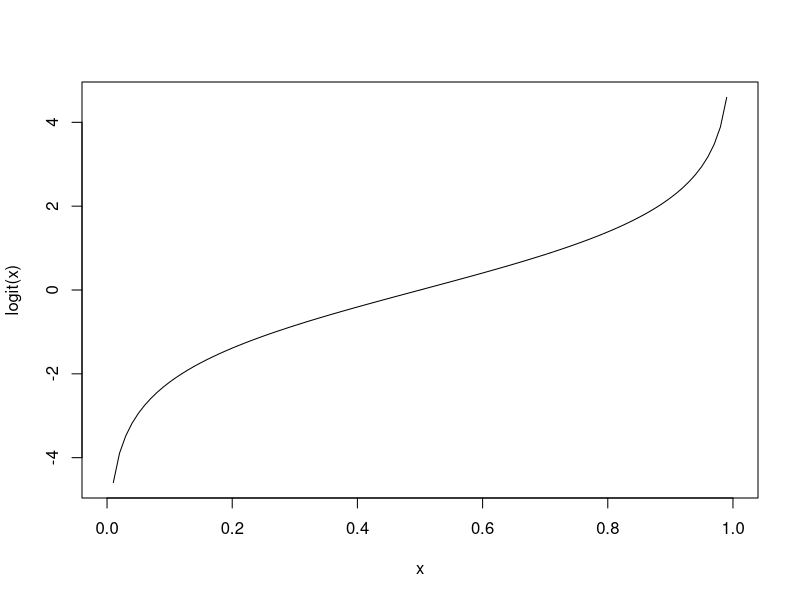
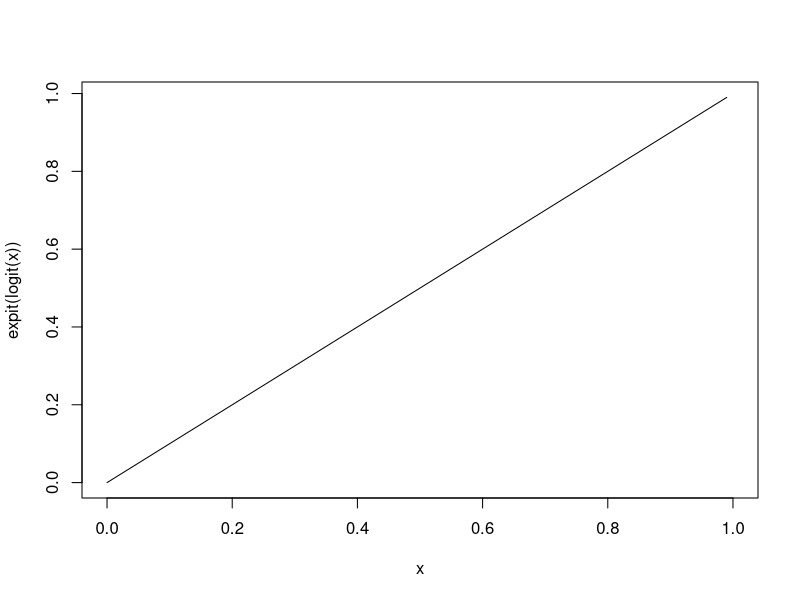
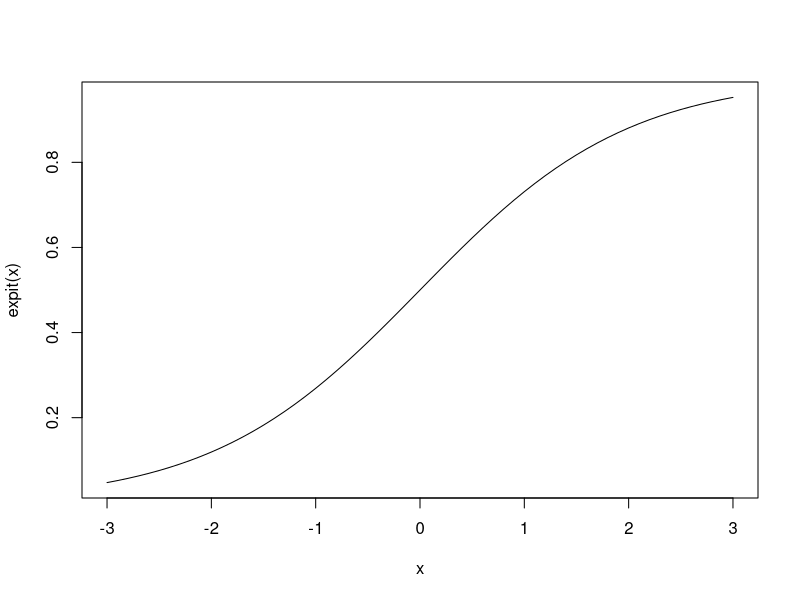
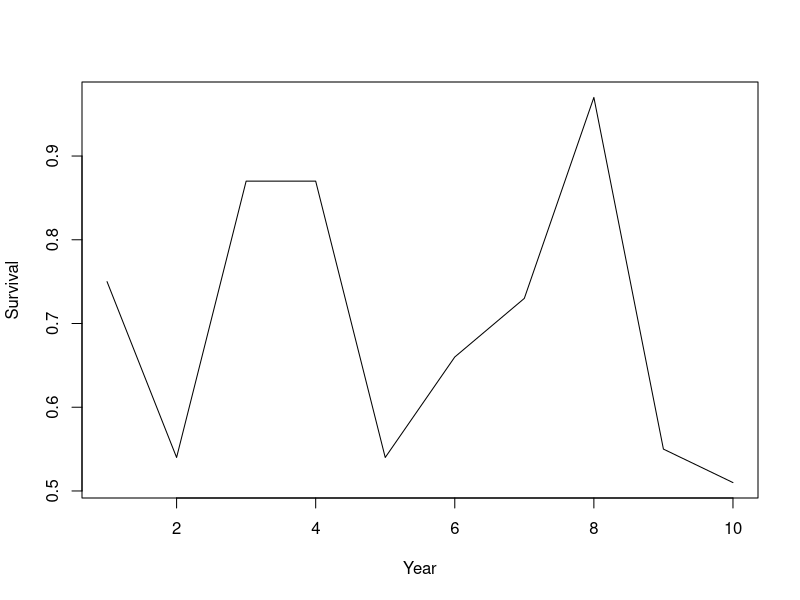

The R script that drew these images, in order: (Note: this script raises an error after producing the figures.)
## ---- chunk 1
knitr::opts_chunk$set(echo = TRUE, cache = TRUE)
## ---- chunk 2


##################################################
####                                          ####  
####  R Bootcamp #1, Module 4                 ####
####                                          #### 
####   University of Nevada, Reno             ####
####                                          #### 
##################################################

##################################################
####  PROGRAMMING: FUNCTIONS AND MORE         ####
####      author: Perry Williams              ####
##################################################

## NOTE: this module borrows heavily from an R short-course developed by a team at Colorado State University. 

## ---- chunk 3

#######
# Start with blank workspace

rm(list=ls())

## ---- chunk 4

####
####  Functions
####

my.function = function(){       # this function has no arguments
  message <- "Hello, world!"
  print(message)
}

## ---- chunk 5

my.function()

## ---- chunk 6

## We can write our own functions. Useful if we have to repeat operations over and over.
my.mean <- function(x){
    m <- sum(x)/length(x)
    return(m)
}

foo <- c(2, 4, 6, 8)
my.mean(foo)


## ---- chunk 7

## A function to square the arguments.
square <- function(x){
    x^2
}

## Square a single value (scaler).
square(2)

## Square all elements of a vector.
square(1:10)


## ---- chunk 8

## Often, we need to write functions that are not included in the base R package e.g., the logit function.
## Calculate the log-odds (logit).
logit <- function(x){
    log(x/(1-x))
}

## Calculate logit of 0.9.
logit(.9)

## Sequence between 0 and 1.
x <- seq(from = 0, to = 1, by = 0.01)

## Caclulate the logit of a vector.
logit.x <- logit(x)
logit.x

## Plot x on x-axis, and logit(x) on y axis.
plot(x, logit.x, type = 'l',xlab="x",ylab="logit(x)")    # View the output graphically.


## ---- chunk 9

## Sequence between 0 and 1.
x <- seq(from = 0, to = 1, by = 0.01)

logit.x <- logit(x)

## The expit (or inverse logit) funtion.
expit <- function(x){
    exp(x)/(1+exp(x))
}

## Calculate the inverse-logit of logit(0.9) = 2.197225.
expit(2.197225)

expit.logit.x <- expit(logit.x)    # Return to original x values.

## Plot x on x-axis, and expit(logit(x)) = x on y axis.
plot(x, expit.logit.x, type = 'l',xlab="x",ylab="expit(logit(x))")

## Plot "logistic" curve
plot(x=seq(-3,3,0.1),y=expit(seq(-3,3,0.1)),type="l",xlab="x",ylab="expit(x)")


## ---- chunk 10

## n is the number of animals being monitored.
## d is the number of animals that died.
survival <- function(n, d){
    (n-d)/n
}

## One year of data.
survival(n = 10, d = 5)

## Simulate many years of data.
d <- sample(0:50, 10, replace = TRUE)   # note use of "sample()" function
n <- rep(100, times=10)
(surv <- survival(n = n[1:10], d = d))

## Plot year-specific survival rate (random- will look different every time!)
plot(1:10, surv, type = 'l',xlab="Year",ylab="Survival")

## ---- chunk 11

####
####  if...else statements
####

########
# Draw a sample from a Binomial distribution with p = 0.7 (here, p is detection probability).
n.samples <- 1
p <- 0.7
x <- rbinom(n = n.samples, size = 1, prob = p)

if (x > 0) {
    print("Detected")
} else {
    print("Not detected")
}


######
# Make a "safe" version of the "logit" function

logit.safe <- function(x){
    bad <- ((x<0)|(x>1))
    if(any(bad)){
      stop("logit is only defined for x between 0 and 1!")
    }else{
      log(x/(1-x))
    }
    
}
x <- seq(from = -1, to = 2, by = 0.1)
# logit(x)      # this returns impossible numbers (NaNs)
# logit.safe(x)   # this will now throw an error!

logit.safe(c(0.15,0.99))



## ---- chunk 12

####
####  ifelse()
####

## Note if...else only works for testing one value. If we have a spreadsheet with lots of data, need something else.
n.samples <- 100
set.seed(2017)

## 100 samples from a binomial disribution with detection probability = p = 0.7.
y <- rbinom(n = n.samples, size = 1, prob = p)
y

## incorrect usage
if (y == 1) {
    print("Detected")
} else {
    print("Not detected")
}   # PRINTS A WARNING MESSAGE!

## Use ifelse instead.
detection.history <- ifelse(y == 1, print("Detected"), print("Not detected"))
detection.history

## Going the other direction.
ifelse(detection.history == "Detected", 1, 0)

xt  <-  cbind(rbinom(10, 1, .5), rbinom(10, 1, .6))
xt
ifelse(xt[, 1] > 0 & xt[, 2] > 0, print("Detected twice"),
       print("Not detected twice"))


## ---- chunk 13

####
####  for loops
####

n.iter <- 10
count <- 0
for(i in 1:n.iter){
  count <- count+1            # assign a new value of count equal to the old value of count + 1
  print(count)
}


## ---- chunk 14

  # closer look at iteration vector:
1:n.iter

## ---- chunk 15

## Using the placeholder variable "i" within the for loop:

count <- 0
for(i in 1:n.iter){
    count <- count+i            # assign a new value of count equal to the old value of count + i
    print(count)
}

## A for-loop for dependent sequence (here, the Fibonacci sequence)
n.iter <- 10
x <- rep(0, n.iter)            # set up vector of all zeros
x[1] <- 1                     # assign x_1  <-  1
x[2] <- 1                     # assign x_2 = 0
x

for(i in 3:n.iter){
    x[i] <- x[i-1]+x[i-2]       # x_i = x_(i-1) + x_(i-2)
}
x


## ---- chunk 16

###
### apply (A more efficient way to iterate)
###

W <- matrix(rpois(4, 10), nrow = 2, ncol = 2)  # Create a 2X2 matrix using a Poisson distribution with lambda = 10.
W

## Calculate the row means.
apply(W, 1, mean)

## Calculate the column means.
apply(W, 2, mean)

## Identify the column that has the largest value.
apply(W, 1, which.max)

## Apply your own functions to each row in a matrix.
MyFunc <- function(x){
    2+sum(x/5)-3/2*mean(x)^2
}
apply(W, 1, MyFunc)


##########
# lapply: apply a function across a list or vector

lapply(1:5,function(x) exp(x)) 

lapply(1:5, function(x) sqrt(trees$Volume[x]))


##########
# sapply: apply a function across a list or vector, and simplify the returned object

sapply(1:5,function(x) exp(x)) 


#########
# tapply: apply a function across a vector that is organized into groups

df.new <- data.frame(
  var1 = runif(10),
  group = sample(c("A","B"),10,replace=T)
)
tapply(df.new$var1,df.new$group,sum)


## ---- chunk 17

####################
####  Practice exercises ####
####################


###
### Perform hypothesis test using if...then...else
###

n.samples <- 100
x <- rnorm(n = n.samples, mean = 1, sd = 1) # Generate fake data from a normal distribution (using random number generator).
mu <- mean(x)                               # Compute the sample mean.
s <- sd(x)                                  # Compute the sample standard deviation.
t <- mu/(s/sqrt(n.samples))                 # Calculate t-statistic (here, standardized difference of the sample mean from zero)
t.crit <- qt(p = 0.975, df = 99)            # Calculate critical value for test (above which we can reject the null hypothesis with acceptable type-I error)
if (t > t.crit) {
    print("reject")                        # Reject if condition holds.
} else {
    print("fail to reject")                # Fail to reject otherwise.
}

## ---- chunk 18

###
### Clean up messy matrix using ifelse
###

## Simulate data.
observations <- matrix(sample(c("Detected", "NotDetected", 1, 0), 20*3, replace = TRUE), 20, 3)    # simulate detection/non-detection data over three sampling occasions

habitat <- rnorm(20, 0, 2)    # simulate environmental covariate
Data <- cbind(observations, habitat)       # bind into single matrix.
Data

## ---- chunk 19

## Clean-up data using "ifelse()" function
NewObs <- ifelse( (Data[, 1:3] == "Detected") | (Data[, 1:3] == "1"), 1, 0) #  The "|" means "or." Similarly "&" means "and"
NewHabitat <- as.numeric(Data[, 4])  # as.numeric gets rid of quotes around habitat data.
NewHabitat <- round(NewHabitat, 2)   # round rounds to number of decimals specified.
NewData <- cbind(NewObs, NewHabitat) # bind the columns to form a matrix.
colnames(NewData) <- c("obs1", "obs2", "obs3", "Habitat")  # provide column names
NewData

## ---- chunk 20

###
### FOR loop examples
###

#############
## EXAMPLE 1: Plot a 3D surface using data already stored in R.

Z <- 2 * volcano        # Exaggerate the relief (multiply the elevation by 2)   

X <- 10 * (1:nrow(Z))   # set horizontal coordinates -- 10 meter spacing (S to N)     

Y <- 10 * (1:ncol(Z))   # set vertical coordinates -- 10 meter spacing (E to W)

# Z   # make sure the elevation matrix looks right

par(bg = "white")
layout(matrix(c(1,1),nrow=1))
persp(X,  Y, Z, theta = 135, phi = 30, col = "green3",    # "persp()" produces a 3D "perspective plot"
      scale = FALSE, ltheta = -120, shade = 0.75,
      border = NA, box = FALSE)

## ---- chunk 21

## change the value of theta from 135 to 90 to change the viewing angle
persp(X, Y, Z, theta = 90, phi = 30, col = "green3",
      scale = FALSE,  ltheta = -120, shade = 0.75,
      border = NA, box = FALSE)

## ---- chunk 22

##################
## EXAMPLE 2: Use a FOR loop to create a simulation to test the central limit theorem (CLT).

n.iter <- 1000                                # large number of hypothetical "repeat samples."
sample.size <- 30                             # Sample size of 30 from each repeat sample.
min <- 2                                       # True population minimum of 2.
max <- 6                                       # True population maximum of 6.
means <- numeric(n.iter)                      # Initialize empty vector to store the sample means.
for(i in 1:n.iter){                           # For each of the repeat samples...
    sample <- runif(sample.size,min=min,max=max)     # draw a random sample from the true population
    means[i] <- mean(sample)                # and store the sample mean.
}
hist(means)                                # Histogram of all the means.
abline(v = mean(means), col = 2, lwd = 4)          # The mean of the means is close to the true mean of 4.
plot(density(means), main = "")
abline(v = mean(means), col = 2, lwd = 4)
mean(means)                                # Close to true mean of 5

## ---- chunk 23


##############
##  Logistic population growth example (uses function and for loop)


## Logistic growth function: calculate population size using logistic growth model.
  # K = carrying capacity.
  # r = intrinsic growth rate
  # P0 = initial population size

logistic.growth <- function(r, P0, K){            
    dpdt <- r*P0*(1-P0/K)                   # implement logistic growth equation
    P0+dpdt                                   
}                                           
logistic.growth(r = .5, P0 = 10, K = 100)   # try out the new function!

## ---- chunk 24

## Logistic growth function within a for-loop

years <- 20                                   # How many years we want to calc population size.
pop.size <- numeric(years)                    # Empty vector to store population size.
pop.size[1] <- 5                              # Starting population size (P0).
for(i in 1:(years-1)){                     # Function within a FOR loop!
    pop.size[i+1] <- logistic.growth(r = 0.5, P0 = pop.size[i], K = 100)
}
plot(1:years, pop.size, type = 'l',
     xlab = "Years", ylab = "Population Size")

## ---- chunk 25

## A more complex function that outputs a plot.
plot.logistic.growth <- function(r, P, K, years){
    pop.size[1] <- P
    for(i in 1:(years-1)){
        pop.size[i+1] <- P+r*P*(1-P/K)
        P <- pop.size[i+1]
    }
    plot(1:years, pop.size, type = 'l', xlab = "Years",
         ylab = "Population Size",
         main = paste("r = ", r, "K = ", K))
}

plot.logistic.growth(r = 0.5, P = 10, K = 100, years = 20)
par(mfrow = c(2, 2), mar = c(4, 4, 1, 1))                  # Multi-figure (mf) plot with 2 rows and 2 columns.
plot.logistic.growth(r = 0.1, P = 10, K = 100, years = 20)   # Change the values of r and quickly print plots.
plot.logistic.growth(r = 0.2, P = 10, K = 100, years = 20)
plot.logistic.growth(r = 0.3, P = 10, K = 100, years = 20)
plot.logistic.growth(r = 0.5, P = 10, K = 100, years = 20)
par(mfrow = c(1, 1))                               # Return to a 1X1 plot.
